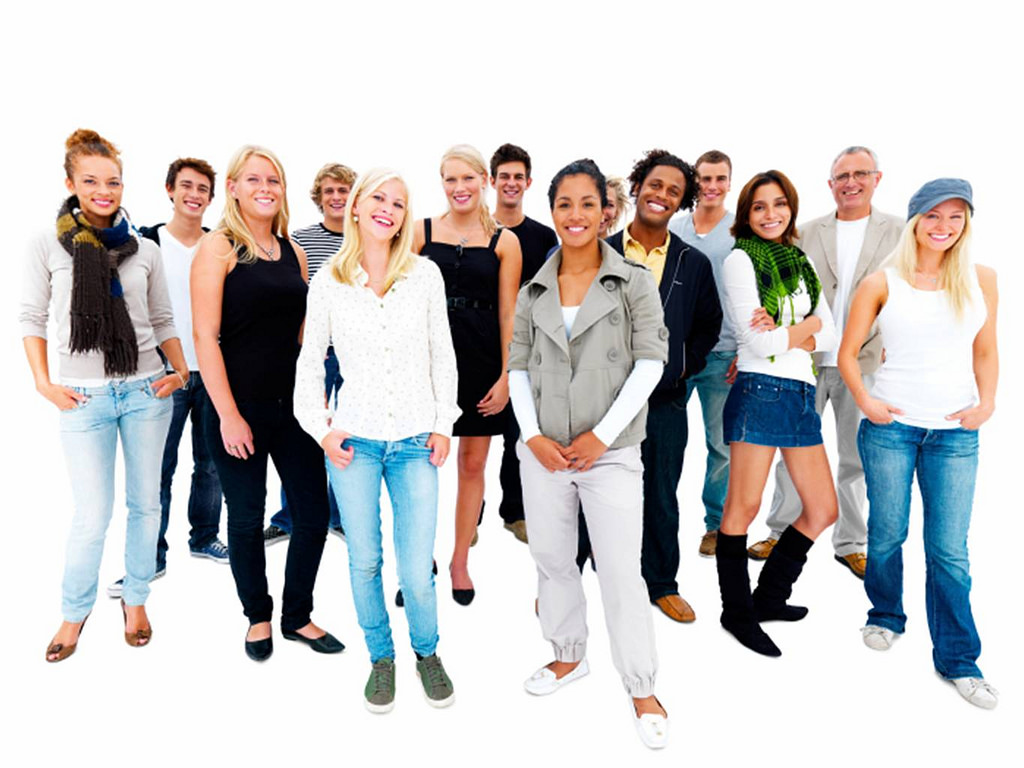
#> input picture srcimg/crowd.jpg, 1024 x 768 px
$ python crowdcropper.py
#> lines starting #> are read from the running program, lines starting #| are printed output that depends on the picture; after the words box and inside, x2 and y2 are one past the last pixel; in counts of white or black regions, pixels touching at a corner belong together
import os
import numpy
import cv2


face_cascade = cv2.CascadeClassifier('haarcascade_frontalface_alt.xml')

img = cv2.imread('srcimg/crowd.jpg')
#> img is the input picture: shape (768, 1024, 3); mean B, G, R 196.8, 197.2, 199.7
gray = cv2.cvtColor(img, cv2.COLOR_BGR2GRAY)
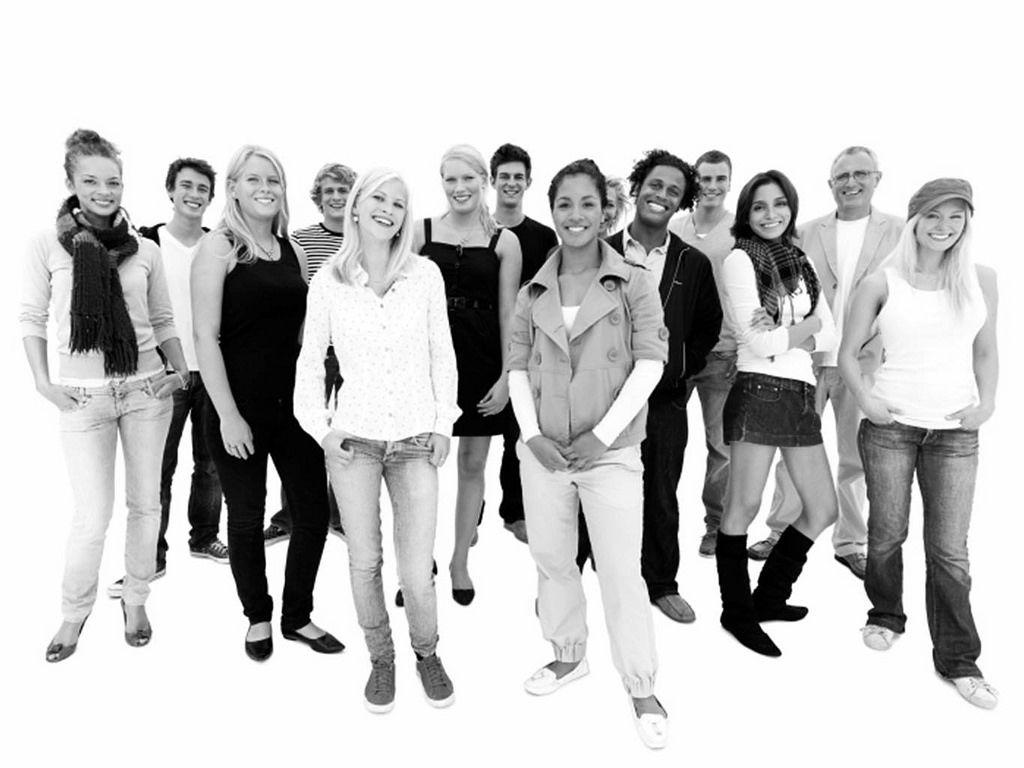
#> gray: shape (768, 1024); min 0, max 255, mean 197.9

faces = face_cascade.detectMultiScale(gray, 1.1, 5)
#> faces = 13 rows, first 6: [317, 176, 38, 38], [489, 159, 45, 45], [692, 162, 44, 44], [171, 168, 46, 46], [828, 157, 47, 47], [436, 160, 49, 49]
cropped = []
for (x,y,w,h) in faces:
    cv2.rectangle(img,(x,y),(x+w,y+h),(255,0,0),2)
    roi_gray = gray[y:y+h, x:x+w]
    roi_color = img[y:y+h, x:x+w]
    cropped.append(roi_color)
#> this loop made 13 passes
#> (x, y, w, h) on passes 1 to 12: (317, 176, 38, 38), (489, 159, 45, 45), (692, 162, 44, 44), (171, 168, 46, 46), (828, 157, 47, 47), (436, 160, 49, 49), (744, 186, 52, 52), (236, 159, 54, 54), (73, 159, 58, 58), (546, 181, 60, 60), (918, 197, 52, 52), (640, 168, 50, 50)
#> pass 1, `roi_gray = gray[y:y+h, x:x+w]`:
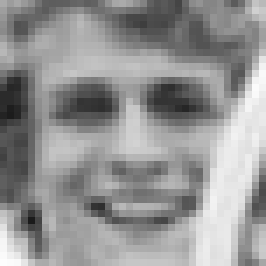
#> roi_gray: shape (38, 38) (shown 7 times larger); min 27, max 253, mean 148.2
#> pass 1, `roi_color = img[y:y+h, x:x+w]`:
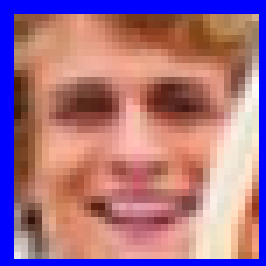
#> roi_color: shape (38, 38, 3) (shown 7 times larger); mean B, G, R 134.5, 113, 164.5
#> pass 2, `roi_gray = gray[y:y+h, x:x+w]`:
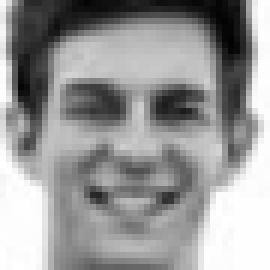
#> roi_gray: shape (45, 45) (shown 6 times larger); min 3, max 255, mean 152.2
#> pass 2, `roi_color = img[y:y+h, x:x+w]`:
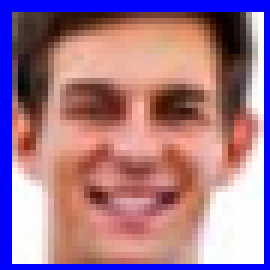
#> roi_color: shape (45, 45, 3) (shown 6 times larger); mean B, G, R 141.5, 119.3, 162.7
#> after the loop:
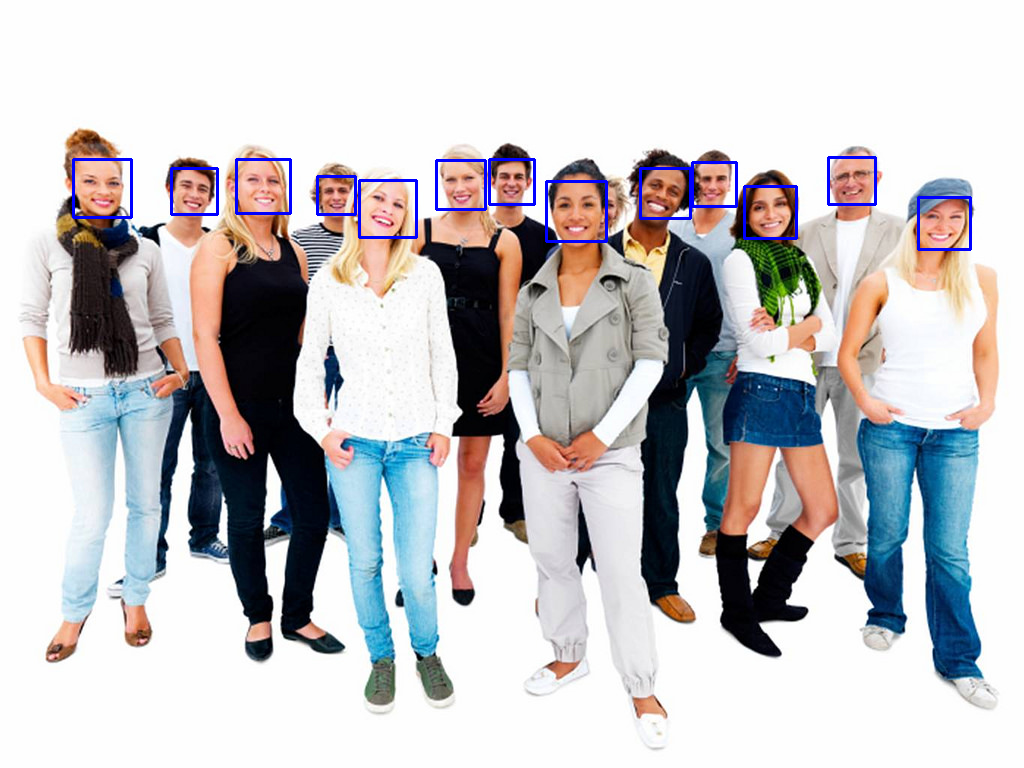
#> img: shape (768, 1024, 3); 0.98% of pixels changed, all inside (x1, y1, x2, y2) = (72, 156, 972, 251)
#> after the loop, cropped = 13 items

for i, face in enumerate(cropped):
    cv2.imwrite('dumpimg/face' + str(i) + '.png', face)
#> this loop made 13 passes
